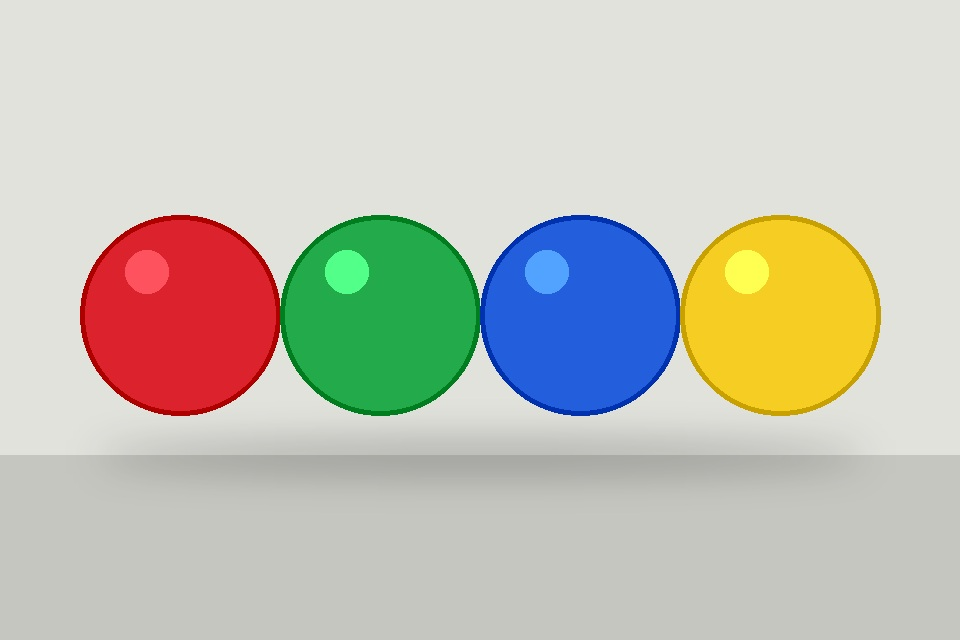
#> input picture data/sample_images/Bo_anh_mau_da_chinh_sua/01_Bon_vat_the_bong_do_xanh_la_xanh_duong_vang.jpg, 960 x 640 px
$ python -i color_detector.py   (imports and definitions only)
#> lines starting #> are read from the running program, lines starting #| are printed output that depends on the picture; after the words box and inside, x2 and y2 are one past the last pixel; in counts of white or black regions, pixels touching at a corner belong together
#> further down, picture is the input picture: shape (640, 960, 3); mean B, G, R 183.9, 195.4, 196
"""HSV color object detector for still images and webcam frames.

Input and output images use OpenCV's BGR uint8 convention.  This module has no
GUI dependency; see README.md for the interface intended for integration.
"""

from __future__ import annotations

from dataclasses import asdict, dataclass
from pathlib import Path
from typing import Any, Iterable, Mapping, Sequence

import cv2
import numpy as np


@dataclass(frozen=True)
class ColorRange:
    """One or more inclusive HSV ranges (OpenCV H=0..179, S/V=0..255)."""

    name: str
    ranges: tuple[tuple[tuple[int, int, int], tuple[int, int, int]], ...]
    bgr: tuple[int, int, int]


# Initial values from the report. Red straddles the ends of OpenCV's Hue scale.
DEFAULT_COLORS: dict[str, ColorRange] = {
    "red": ColorRange("Đỏ", (((0, 100, 80), (10, 255, 255)), ((170, 100, 80), (179, 255, 255))), (0, 0, 255)),
    "orange": ColorRange("Cam", (((11, 100, 80), (22, 255, 255)),), (0, 140, 255)),
    "yellow": ColorRange("Vàng", (((23, 100, 80), (34, 255, 255)),), (0, 220, 255)),
    "green": ColorRange("Xanh lá", (((35, 100, 80), (85, 255, 255)),), (0, 200, 0)),
    "blue": ColorRange("Xanh dương", (((86, 100, 80), (125, 255, 255)),), (255, 100, 0)),
    "purple": ColorRange("Tím", (((126, 100, 80), (169, 255, 255)),), (200, 0, 180)),
}


@dataclass(frozen=True)
class DetectorConfig:
    min_area: float = 500.0
    gaussian_kernel: int = 5
    morphology_kernel: int = 5
    open_iterations: int = 1
    close_iterations: int = 1
    enabled_colors: tuple[str, ...] | None = None
    # Optional per-color override. Values are ColorRange instances.
    colors: Mapping[str, ColorRange] | None = None


def _odd_kernel(value: int, label: str) -> int:
    value = int(value)
    if value < 1:
        raise ValueError(f"{label} phải lớn hơn hoặc bằng 1")
    return value if value % 2 else value + 1


def _validate_bgr(image: np.ndarray) -> np.ndarray:
    if not isinstance(image, np.ndarray):
        raise TypeError("Ảnh phải là numpy.ndarray dạng BGR")
    if image.size == 0 or image.ndim != 3 or image.shape[2] != 3:
        raise ValueError("Ảnh phải có kích thước H×W×3 và không được rỗng")
    if image.dtype != np.uint8:
        raise TypeError("Ảnh BGR phải có kiểu uint8")
    return image


# [19 lines left out: functions load_image, open_camera, not called in this run]


def create_mask(hsv: np.ndarray, color: ColorRange) -> np.ndarray:
    """Create a combined binary mask for a configured color."""
    if hsv.ndim != 3 or hsv.shape[2] != 3 or hsv.dtype != np.uint8:
        raise ValueError("HSV phải là mảng uint8 có dạng H×W×3")
    mask = np.zeros(hsv.shape[:2], dtype=np.uint8)
    for lower, upper in color.ranges:
        lo = np.asarray(lower, dtype=np.uint8)
        hi = np.asarray(upper, dtype=np.uint8)
        mask = cv2.bitwise_or(mask, cv2.inRange(hsv, lo, hi))
    return mask


def _clean_mask(mask: np.ndarray, kernel_size: int, open_iterations: int, close_iterations: int) -> np.ndarray:
    size = _odd_kernel(kernel_size, "morphology_kernel")
    kernel = cv2.getStructuringElement(cv2.MORPH_ELLIPSE, (size, size))
    clean = mask
    if open_iterations > 0:
        clean = cv2.morphologyEx(clean, cv2.MORPH_OPEN, kernel, iterations=int(open_iterations))
    if close_iterations > 0:
        clean = cv2.morphologyEx(clean, cv2.MORPH_CLOSE, kernel, iterations=int(close_iterations))
    return clean


def process_frame(
    frame_bgr: np.ndarray,
    config: DetectorConfig | None = None,
    *,
    return_masks: bool = False,
) -> tuple[np.ndarray, dict[str, Any]]:
    """Detect configured colors in one BGR frame.

    Returns ``(annotated_bgr, stats)``. ``stats`` contains per-color counts,
    total, and a list of object records with color, bbox, center, and area.
    Set ``return_masks=True`` to also receive cleaned per-color masks in stats.
    """
#> called with return_masks = False
    frame = _validate_bgr(frame_bgr)
    cfg = config or DetectorConfig()
    if cfg.min_area < 0:
        raise ValueError("min_area не может âm")
    blur_k = _odd_kernel(cfg.gaussian_kernel, "gaussian_kernel")
    colors = cfg.colors or DEFAULT_COLORS
    selected: Iterable[str] = cfg.enabled_colors if cfg.enabled_colors is not None else colors.keys()
    unknown = set(selected) - set(colors)
    if unknown:
        raise ValueError(f"Màu chưa cấu hình: {', '.join(sorted(unknown))}")

    blurred = cv2.GaussianBlur(frame, (blur_k, blur_k), 0) if blur_k > 1 else frame
    hsv = cv2.cvtColor(blurred, cv2.COLOR_BGR2HSV)
#> hsv: shape (640, 960, 3); mean H, S, V 46.8, 49.9, 213.2
    annotated = frame.copy()
    counts = {key: 0 for key in selected}
    objects: list[dict[str, Any]] = []
    masks: dict[str, np.ndarray] = {}

    for key in selected:
        color = colors[key]
        mask = _clean_mask(create_mask(hsv, color), cfg.morphology_kernel,
                           cfg.open_iterations, cfg.close_iterations)
        if return_masks:
            masks[key] = mask
        contours, _ = cv2.findContours(mask.copy(), cv2.RETR_EXTERNAL, cv2.CHAIN_APPROX_SIMPLE)
        for contour in contours:
            area = float(cv2.contourArea(contour))
            if area < cfg.min_area:
                continue
            x, y, w, h = cv2.boundingRect(contour)
            moments = cv2.moments(contour)
            if moments["m00"]:
                cx = int(round(moments["m10"] / moments["m00"]))
                cy = int(round(moments["m01"] / moments["m00"]))
            else:
                cx, cy = x + w // 2, y + h // 2
            counts[key] += 1
            record = {"index": len(objects) + 1, "color": key, "label": color.name,
                      "bbox": (int(x), int(y), int(w), int(h)),
                      "center": (cx, cy), "area": round(area, 2)}
            objects.append(record)
            cv2.rectangle(annotated, (x, y), (x + w, y + h), color.bgr, 2)
            cv2.circle(annotated, (cx, cy), 4, color.bgr, -1)
            cv2.putText(annotated, f"{color.name} #{counts[key]}", (x, max(20, y - 8)),
                        cv2.FONT_HERSHEY_SIMPLEX, 0.58, color.bgr, 2, cv2.LINE_AA)
#> this loop made 6 passes
#> pass 1, in _clean_mask, `clean = mask`:
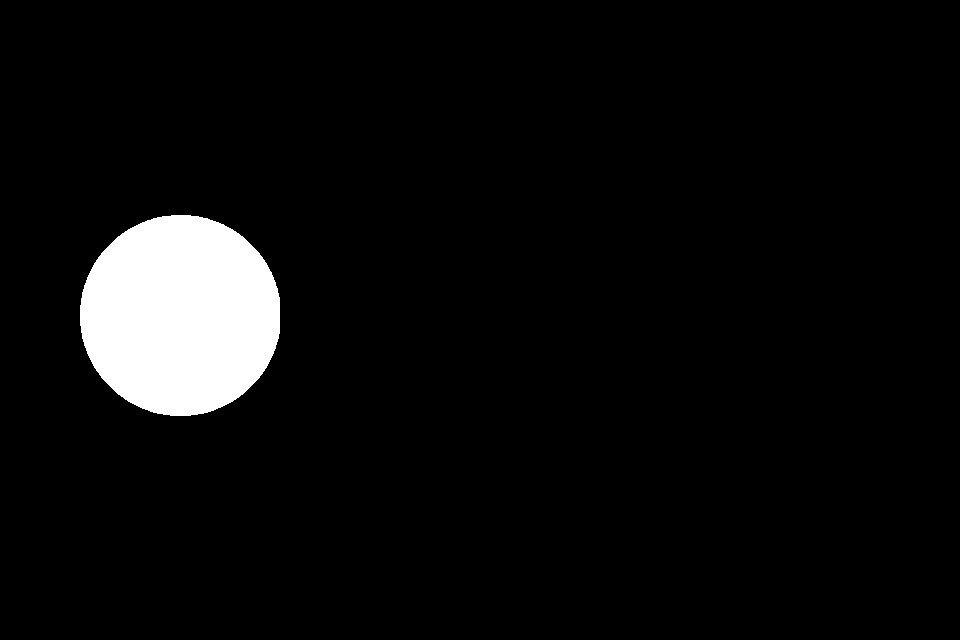
#> clean: shape (640, 960); 5.2% white; 1 white region, box (x1, y1, x2, y2) and area: (80, 215, 280, 416) 31729
#> pass 3, in _clean_mask (call 3), `clean = mask`:
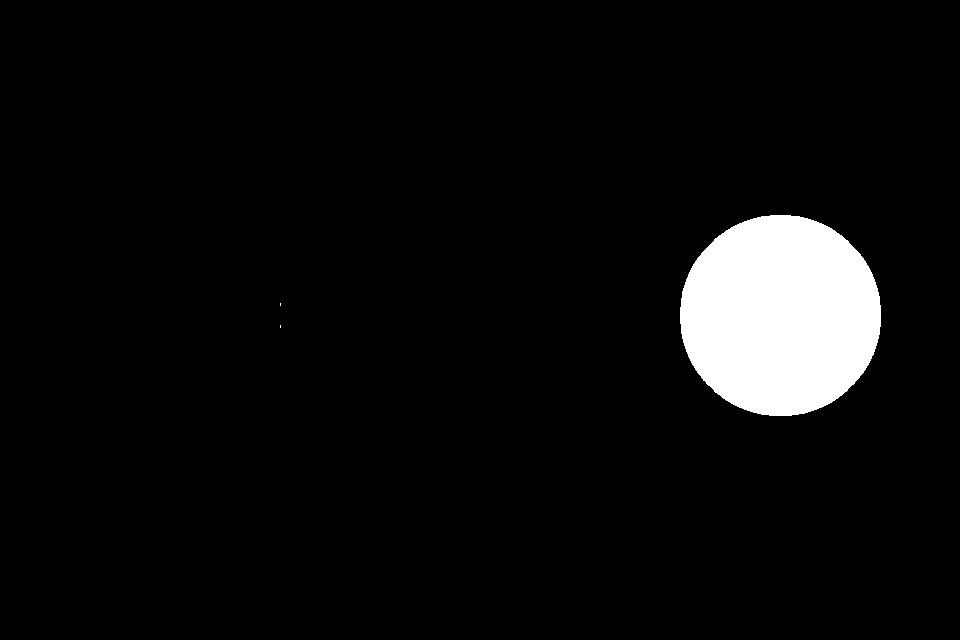
#> clean: shape (640, 960); 5.2% white; 3 white regions (2 under 20 px), largest, box (x1, y1, x2, y2) and area: (680, 215, 881, 416) 31857
#> after the loop:
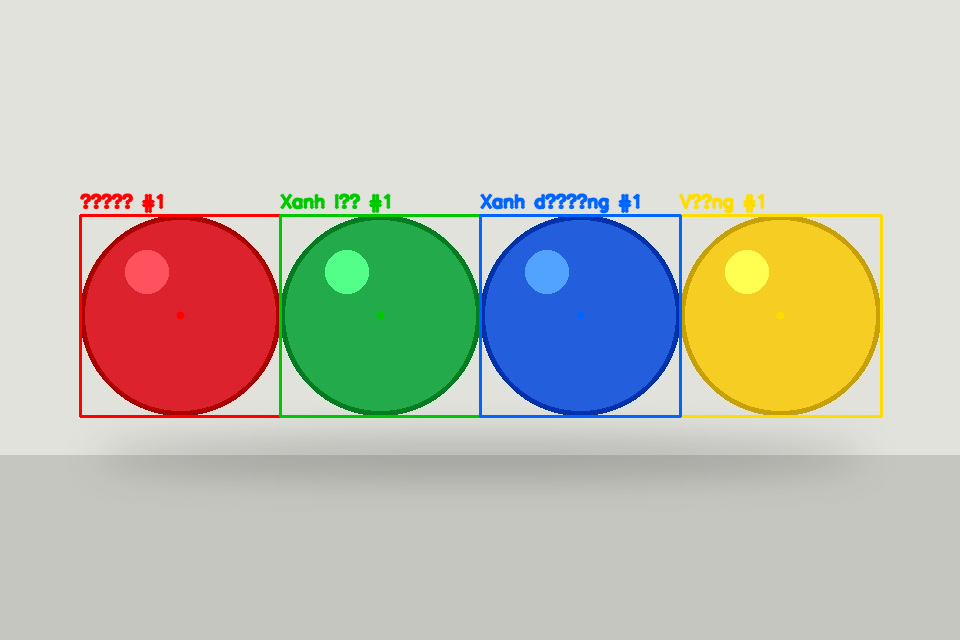
#> annotated: shape (640, 960, 3); 2.14% of pixels changed, all inside (x1, y1, x2, y2) = (79, 193, 883, 418)
#> after the loop, counts = {'red': 1, 'orange': 0, 'yellow': 1, 'green': 1, 'blue': 1, 'purple': 0}; masks = 0 items; objects = 4 items

    summary = "  ".join(f"{colors[k].name}: {v}" for k, v in counts.items())
    cv2.putText(annotated, f"Tong: {len(objects)}  {summary}", (10, 25),
                cv2.FONT_HERSHEY_SIMPLEX, 0.55, (25, 25, 25), 2, cv2.LINE_AA)
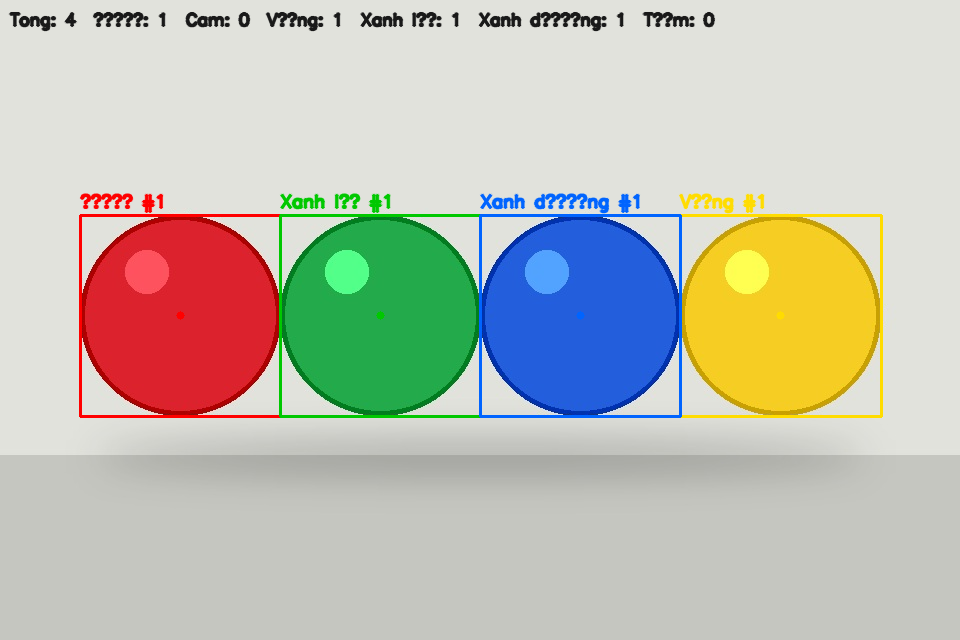
#> annotated: shape (640, 960, 3); 1.05% of pixels changed, all inside (x1, y1, x2, y2) = (8, 11, 716, 32)

    stats: dict[str, Any] = {"counts": counts, "total": len(objects), "objects": objects}
    if return_masks:
        stats["masks"] = masks
    return annotated, stats


def process_image_path(path: str | Path, config: DetectorConfig | None = None) -> tuple[np.ndarray, dict[str, Any]]:
    """Convenience API for Người 3: pass a path, receive output image + stats."""
    return process_frame(load_image(path), config)


# [27 lines left out: functions save_result, open_config, not called in this run]


def stats_to_rows(stats: Mapping[str, Any]) -> list[dict[str, Any]]:
    """Return object records ready for a GUI table or CSV DictWriter."""
    return [dict(obj) for obj in stats.get("objects", [])]


__all__ = ["ColorRange", "DetectorConfig", "DEFAULT_COLORS", "load_image",
           "open_camera", "create_mask", "process_frame", "process_image_path",
           "save_result", "open_config", "stats_to_rows"]

>>> import cv2
>>> picture = cv2.imread('data/sample_images/Bo_anh_mau_da_chinh_sua/01_Bon_vat_the_bong_do_xanh_la_xanh_duong_vang.jpg')
>>> result = process_frame(picture)

$ run again, on data/sample_images/Bo_anh_mau_da_chinh_sua/03_Bon_do_choi_nhieu_mau.jpg
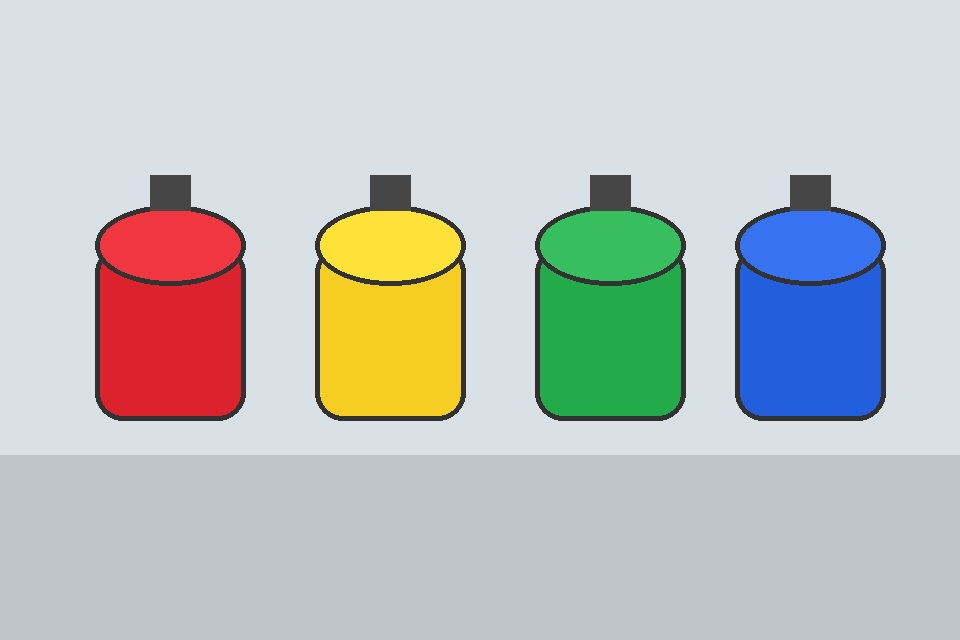
#> input picture data/sample_images/Bo_anh_mau_da_chinh_sua/03_Bon_do_choi_nhieu_mau.jpg, 960 x 640 px
#> picture is the input picture: shape (640, 960, 3); mean B, G, R 192.9, 194.6, 190.1
#> hsv: shape (640, 960, 3); mean H, S, V 99.8, 48.9, 213.8
#> the loop in process_frame, `for key in selected:` made 6 passes
#> pass 1, in _clean_mask, `clean = mask`:
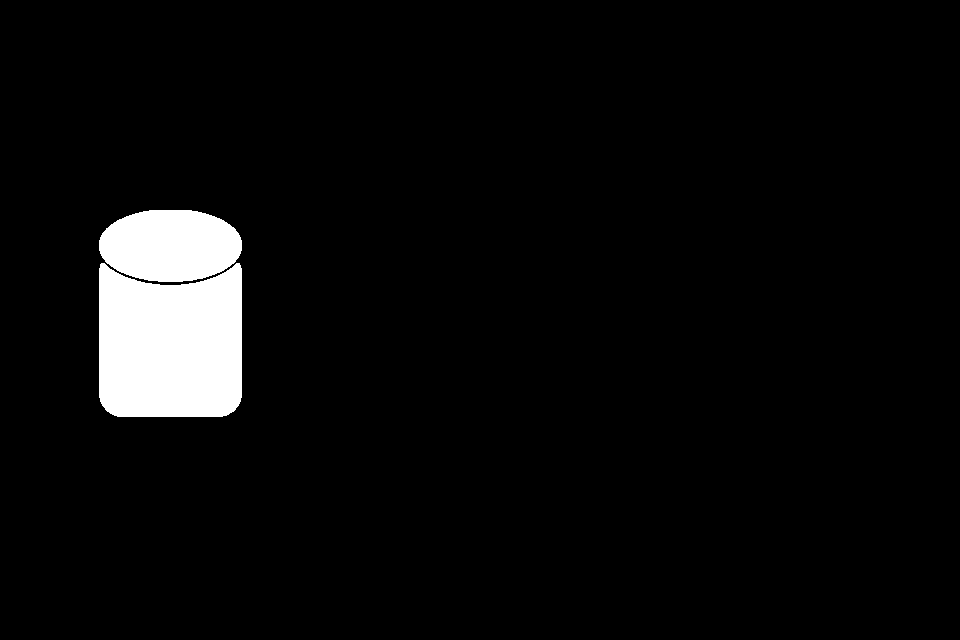
#> clean: shape (640, 960); 4.6% white; 2 white regions, box (x1, y1, x2, y2) and area: (99, 263, 242, 417) 19711, (99, 210, 242, 282) 8284
#> after the loop in process_frame, `for key in selected:`: counts = {'red': 1, 'orange': 0, 'yellow': 1, 'green': 1, 'blue': 1, 'purple': 0}; masks = 0 items; objects = 4 items
#> in process_frame, `cv2.putText(annotated, f"Tong: {len(objects)}  {summary}", (10, 25), c..`:
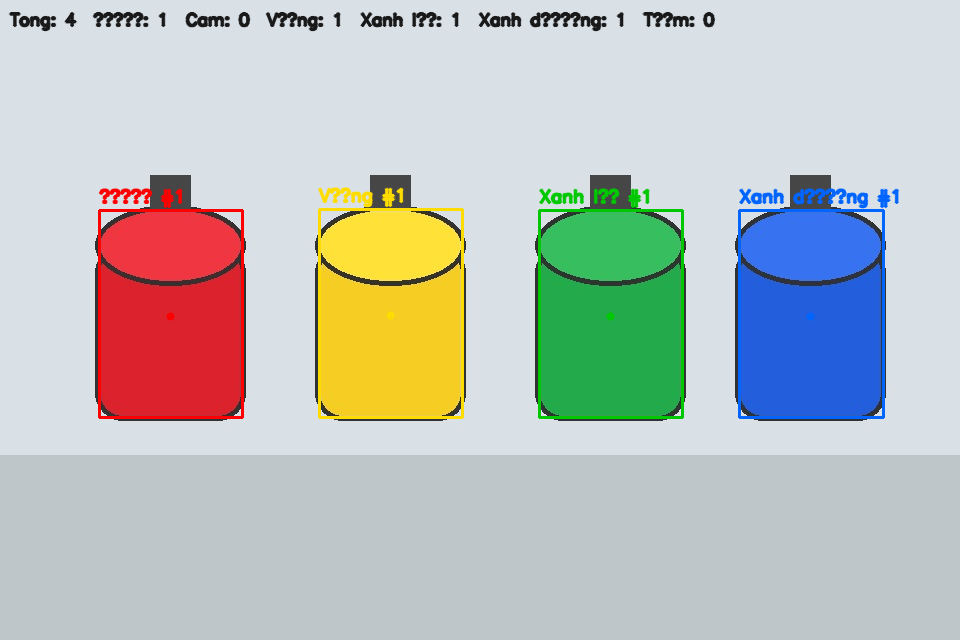
#> annotated: shape (640, 960, 3); mean B, G, R 190.5, 193.4, 188.7
